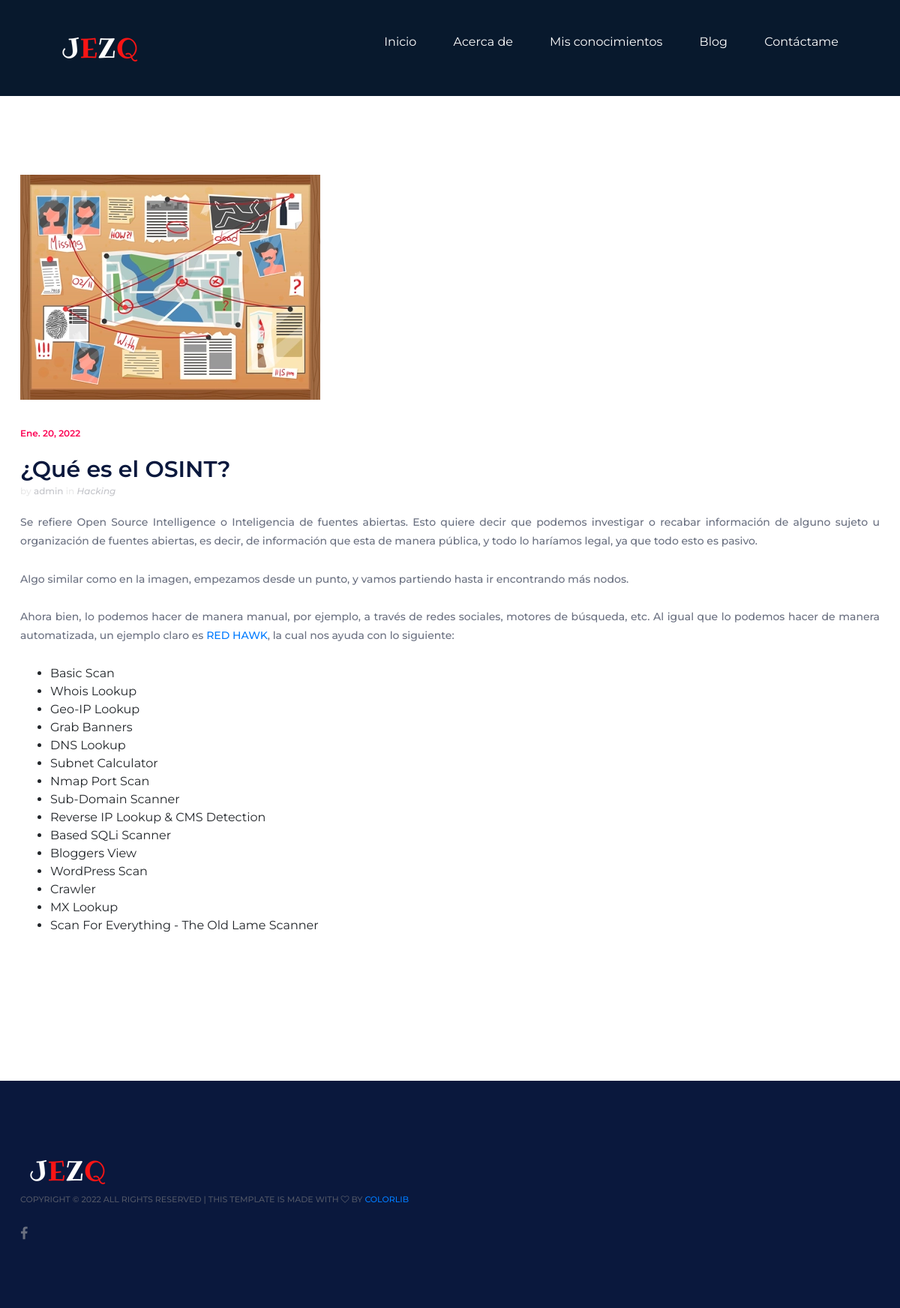
Screenshot of /blog/ with the database file from the repository.
### blog/models.py (models this page shows, shortened)
class Post(models.Model):
    title = models.CharField(max_length=200, verbose_name="Título")
    content = RichTextField(verbose_name="Contenido")
    published = models.DateTimeField(verbose_name="Fecha de publicación", default=now)
    image = models.ImageField(verbose_name="Imagen", upload_to="blog", null=True, blank=True)
    author = models.ForeignKey(User, verbose_name="Autor", on_delete=models.CASCADE)
    categories = models.ManyToManyField(Category, verbose_name="Categorías", related_name="get_posts")
    created = models.DateTimeField(auto_now_add=True, verbose_name="Fecha de creación")
    updated = models.DateTimeField(auto_now=True, verbose_name="Fecha de edición")
    class Meta:
        verbose_name = "entrada"
        verbose_name_plural = "entradas"
        ordering = ['-created']

class Category(models.Model):
    name = models.CharField(max_length=100, verbose_name="Nombre")
    created = models.DateTimeField(auto_now_add=True, verbose_name="Fecha de creación")
    updated = models.DateTimeField(auto_now=True, verbose_name="Fecha de edición")
    class Meta:
        verbose_name = "categoría"
        verbose_name_plural = "categorías"
        ordering = ['-created']

### blog/views.py (the view)
# urls.py: path('', views.blog, name="blog"),
def blog(request):
    posts = Post.objects.all()
    return render(request, 'blog/blog.html', {'posts': posts})

### social/processors.py (called while the page is built)
def ctx_dict(request):
    ctx = {}
    links = Link.objects.all()
    for link in links:
        ctx[link.key] = link.url
    return ctx

### blog/templates/blog/blog.html (shortened to what this page needs)
{%extends 'core/base.html'%}
{%load static%}
{%block content %}
{%for post in posts%}
<section class="blog-section spad">
	<div class="container">
		<div class="blog-item">
			<img src="{{post.image.url}}" alt="">
			<div class="blog-date">{{post.published|date}}</div>
			<h3>{{post.title}}</h3>
			<div class="blog-meta">by <a href="">admin</a> in
				<em>
					{%for category in post.categories.all %}
					<a href="{%url 'category' category.id%}" class="link">	{{ category.name }} {%if not forloop.last%},{%endif%}	</a>
					{%endfor%}
				</em>
			</div>
			<p>{{post.content|safe}} </p>
		</div>
	</div>
</section>
{%endfor%}
{%endblock%}

### core/static/core/css/style.css (style rules this page uses)
html, body { height: 100%; font-family: "Montserrat", sans-serif; -webkit-font-smoothing: antialiased; font-smoothing: antialiased; }
h1, h2, h3, h4, h5, h6 { margin: 0; color: #0a183d; font-weight: 600; line-height: 1; }
h3 { font-size: 30px; }
p { font-size: 15px; color: #6a7080; line-height: 1.8; font-weight: 500; }
img { max-width: 100%; }
ul, ol { padding: 0; margin: 0; }
.spad { padding-top: 105px; padding-bottom: 105px; }
.blog-item { margin-bottom: 90px; }
.blog-item img { margin-bottom: 36px; }
.blog-item .blog-date { font-size: 12px; font-weight: 600; color: #fc0254; margin-bottom: 24px; }
.blog-item h3 { margin-bottom: 5px; }
.blog-item .blog-meta { font-size: 12px; color: #e9e9e9; font-weight: 500; margin-bottom: 20px; }
.blog-item .blog-meta a { color: #c3c4c9; }
.blog-item p { font-size: 14px; margin-bottom: 0; line-height: 1.8; }
@media (min-width: 1200px) { .container { max-width: 1176px; } }

### rows the page displays
Post: image (picture), published "Ene. 20, 2022", title "¿Qué es el OSINT?", content "Se refiere Open Source Intelligence o Inteligencia de fuentes abiertas. Esto quiere decir que podemos investigar o recabar información de alguno sujeto u organización de fuentes abiertas, es decir, de información que esta de manera pública, y todo lo haríamos legal, ya que todo esto es pasivo. Algo similar como en la imagen, empezamos desde un punto, y vamos partiendo hasta ir encontrando más nodos. Ahora bien, lo podemos hacer de manera manual, por ejemplo, a través de redes sociales, motores de búsqueda, etc. Al igual que lo podemos hacer de manera automatizada, un ejemplo claro es RED HAWK , la cual nos ayuda con lo siguiente: Basic Scan Whois Lookup Geo-IP Lookup Grab Banners DNS Lookup…"
Category: name "Hacking"
